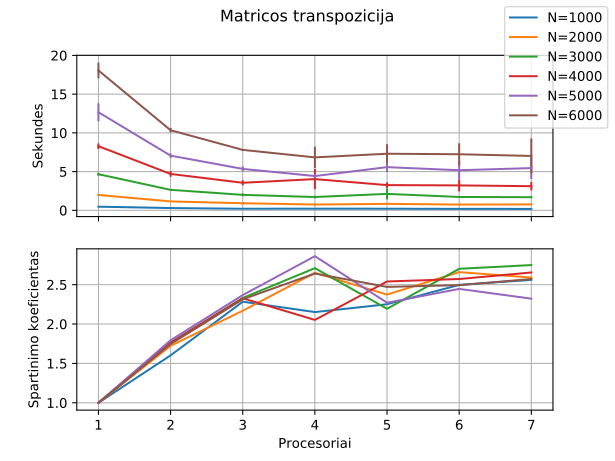

Here is the Python script that generated this plot:
import json
import matplotlib.pyplot as plt

data = {}
with open("performance.json", "r") as f:
    data = json.load(f)

fig, axes = plt.subplots(2, sharex=True)

max_nproc = 0

for matrix_performance in data:
    N = matrix_performance["N"]
    x = []
    y1 = [] # Seconds
    y2 = [] # Acceleration coeficient
    y0 = None # Time taken with single processor
    yerr = []
    for performance in matrix_performance["performance"]:
        nproc = performance["nproc"]
        max_nproc = max(max_nproc, nproc)
        durations = performance["durations"]
        avg_duration = sum(durations) / len(durations)
        err = max(durations) - min(durations)

        x.append(nproc)
        y1.append(avg_duration)
        yerr.append(err)

        # Acceleration coeficient
        y_ = 1

        if y0:
            y_ = y0 / avg_duration
        else:
            y0 = avg_duration

        y2.append(y_)

    axes[0].errorbar(x=x, y=y1, yerr=yerr)
    axes[1].plot(x, y2, label="N=%d" % N)

axes[0].grid()
axes[1].grid()
axes[0].set_ylabel("Sekundes")
axes[1].set_ylabel("Spartinimo koeficientas")

plt.xlabel("Procesoriai")
fig.suptitle("Matricos transpozicija")
fig.legend()
plt.show()
